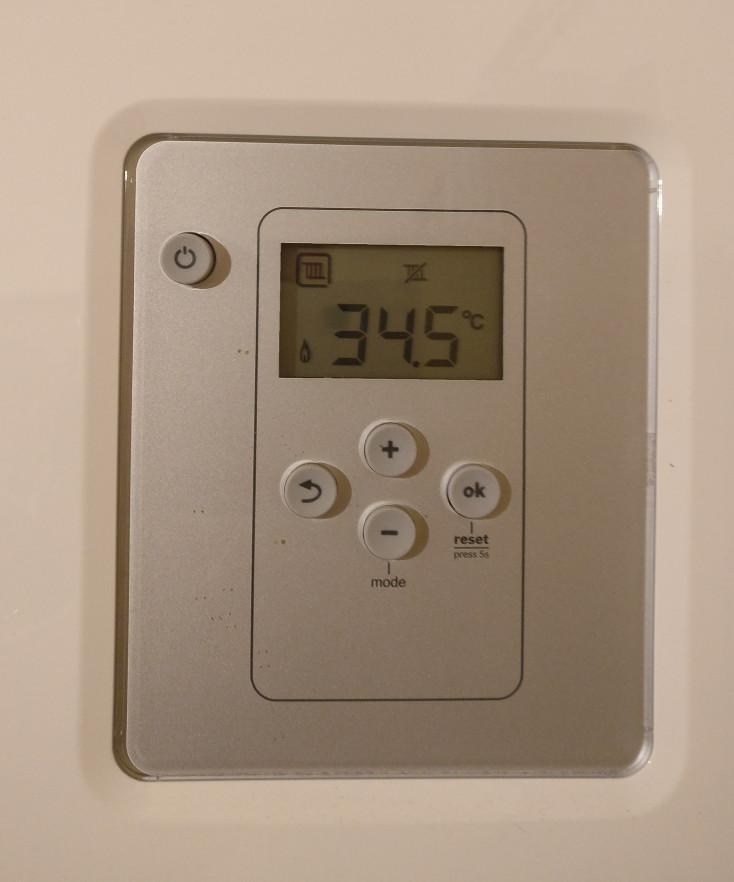
#> input picture app/example.jpg, 734 x 882 px
$ python sorting_contours.py --image example.jpg
#> lines starting #> are read from the running program, lines starting #| are printed output that depends on the picture; after the words box and inside, x2 and y2 are one past the last pixel; in counts of white or black regions, pixels touching at a corner belong together
### app/cv_methods/index.py
import cv2
import imutils


class CvTests:
    def __init__(self, filename):

#> called with filename = 'example.jpg'
        self.image = cv2.imread(filename)
#> self.image is the input picture: shape (882, 734, 3); mean B, G, R 129, 147.5, 166.8
        (self.h, self.w, self.d) = self.image.shape
#> self.h = 882; self.w = 734; self.d = 3

        print("width={}, height={}, depth={}".format(self.h, self.w, self.d))
#| width=882, height=734, depth=3

    # [28 lines left out: functions get_color, show_image, show_images_part, resize_image, not called in this run]

    def resize_with_imutils(self, new_size):
        # resized with saved the start proportions of the image

#> called with new_size = 400
        r = new_size / self.w
#> r = 0.545
        dim = (int(new_size), int(self.h*r))
#> dim = (400, 480)
        resized = cv2.resize(self.image, dim)

        cv2.imshow("resized proportionals", resized)
        cv2.waitKey(0)

        return resized

    # [37 lines left out: functions rotate_image, rotate_image_with_imutils, rotate_image_imutils_not_clipped, make_blur, draw_on_image, write_on_image, not called in this run]


# [11 lines of commented-out code are left out]

### app/cv_methods/preload.py
import argparse
import cv2
from .index import CvTests


class MainCVClass():
    def __init__(self, resize):

        ap = argparse.ArgumentParser()
        ap.add_argument("-i", "--image", required=True, help="path to input image")
        args = vars(ap.parse_args())

        if resize:
            image = CvTests(args["image"])
            self.image = image.resize_with_imutils(400.0)
        else:
            self.image = cv2.imread(args["image"])

### app/sorting_contours.py
import numpy as np
import argparse
import imutils
import cv2
from cv_methods.preload import MainCVClass


class OpenCVTest:

    def __init__(self, resize):

        self.image = MainCVClass(resize).image
        self.accum_edged = np.zeros(self.image.shape[:2], dtype="uint8")

        for chan in cv2.split(self.image):
            chan = cv2.medianBlur(chan, 11)
            edged = cv2.Canny(chan, 50, 200)
            self.accum_edged = cv2.bitwise_or(self.accum_edged, edged)
#> this loop made 3 passes
#> pass 1, in __init__, `chan = cv2.medianBlur(chan, 11)`:
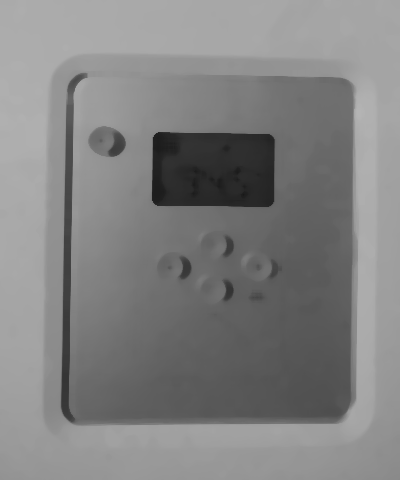
#> chan: shape (480, 400); min 24, max 180, mean 129.9
#> pass 1, in __init__, `edged = cv2.Canny(chan, 50, 200)`:
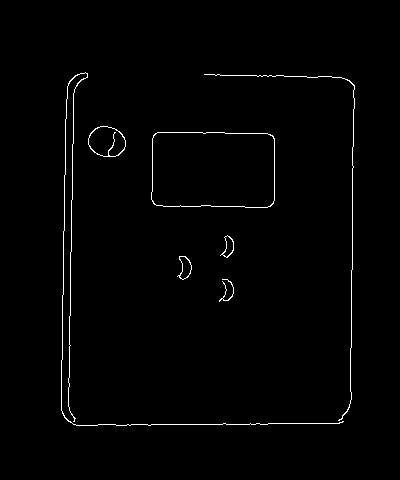
#> edged: shape (480, 400); 1.2% white in thin lines or dots, all inside (x1, y1, x2, y2) = (61, 72, 355, 426)
#> after the loop:
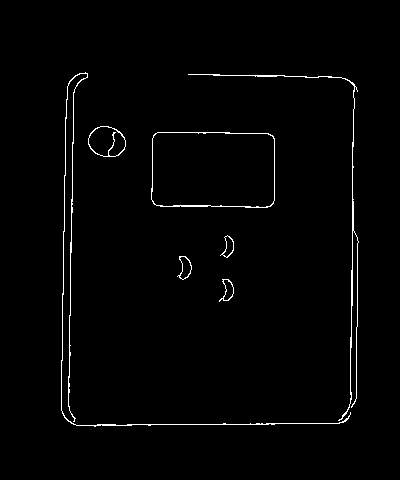
#> self.accum_edged: shape (480, 400); 1.5% white in thin lines or dots, all inside (x1, y1, x2, y2) = (61, 72, 359, 427)

        cv2.imshow('edged map', self.accum_edged)
        cv2.waitKey(0)

    def sort_contours(self, contours, method="left-to-right"):
        reverse = False
        i = 0

        if method == "right-to-left" or method == "bottom-to-top":
            reverse = True

        if method == "top-to-bottom" or method == "left-to-right":
            i = 1

        bounding_boxes = [cv2.boundingRect(contour) for contour in contours]
        (contours, bounding_boxes) = zip(*sorted(zip(contours, bounding_boxes), key=lambda b: b[1][i], reverse=reverse))

        return (contours, bounding_boxes)

    def draw_contour(self, image, i, c):

        M = cv2.moments(c)
        cX = int(M["m10"] / M["m00"])
        cY = int(M["m01"] / M["m00"])

        cv2.putText(image, "#{}".format(i + 1), (cX - 20, cY), cv2.FONT_HERSHEY_SIMPLEX, 1.0, (255, 255, 255), 2)

        return image

    def sorting_contours(self):

        contours = cv2.findContours(self.accum_edged.copy(), cv2.RETR_EXTERNAL, cv2.CHAIN_APPROX_SIMPLE)
#> contours = 7 contours; box (x1, y1, x2, y2) and area: (151, 132, 275, 208) 8968, (88, 126, 126, 157) 884, (177, 256, 192, 280) 188, (219, 279, 234, 302) 160, (188, 74, 359, 421) 156, (220, 235, 234, 258) 146, (61, 72, 351, 427) 138
        contours = imutils.grab_contours(contours)
        contours = sorted(contours, key=cv2.contourArea, reverse=True)[:5]
#> contours = 5 contours; box (x1, y1, x2, y2) and area: (151, 132, 275, 208) 8968, (88, 126, 126, 157) 884, (177, 256, 192, 280) 188, (219, 279, 234, 302) 160, (188, 74, 359, 421) 156
        orig = self.image.copy()

        for (i, c) in enumerate(contours):
            orig = self.draw_contour(orig, i, c)
#> this loop made 5 passes
#> (cX in draw_contour, cY in draw_contour) on passes 1 to 5: (212, 169), (106, 141), (184, 267), (227, 289), (331, 222)
#> pass 1, in sorting_contours, `orig = self.draw_contour(orig, i, c)`:
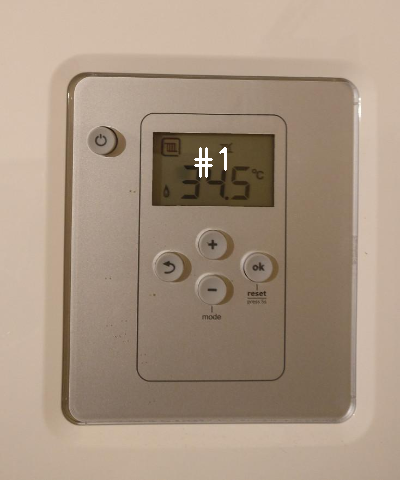
#> orig: shape (480, 400, 3); mean B, G, R 129.3, 147.7, 167
#> pass 2, in sorting_contours, `orig = self.draw_contour(orig, i, c)`:
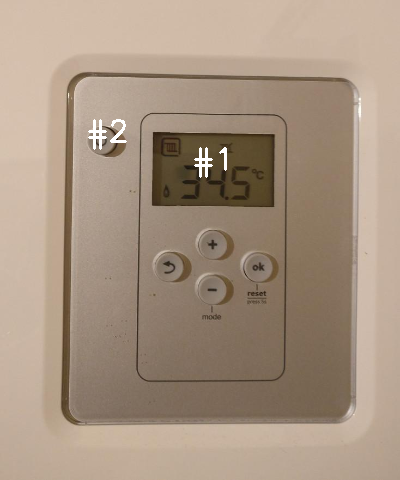
#> orig: shape (480, 400, 3); 0.22% of pixels changed, all inside (x1, y1, x2, y2) = (88, 119, 127, 150)
#> pass 3, in sorting_contours, `orig = self.draw_contour(orig, i, c)`:
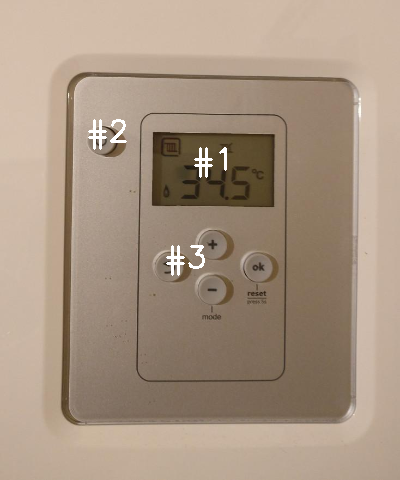
#> orig: shape (480, 400, 3); 0.21% of pixels changed, all inside (x1, y1, x2, y2) = (166, 245, 205, 276)
#> after the loop:
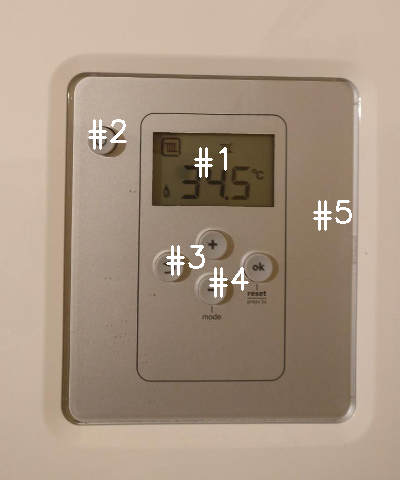
#> orig: shape (480, 400, 3); 0.43% of pixels changed, all inside (x1, y1, x2, y2) = (209, 200, 352, 298)

        cv2.imshow("unsorted", orig)
        cv2.waitKey(0)

#> (the run stopped early here; a loop or call above may not have finished)
